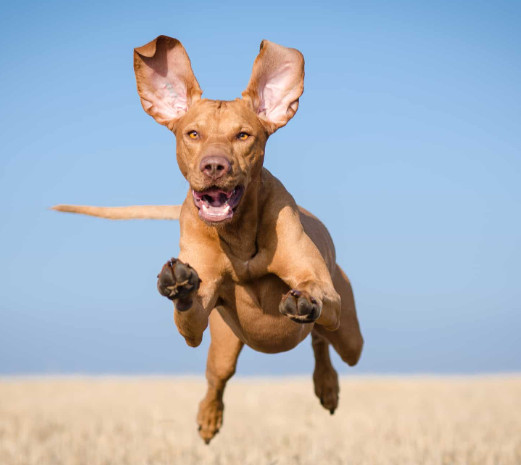
#> input picture code/dog.jpg, 521 x 465 px
$ python -i functions.py   (imports and definitions only)   (older library calls are emulated)
#> lines starting #> are read from the running program, lines starting #| are printed output that depends on the picture; after the words box and inside, x2 and y2 are one past the last pixel; in counts of white or black regions, pixels touching at a corner belong together
#> further down, picture is the input picture: shape (465, 521, 3); mean B, G, R 189.1, 178.1, 169.6
import cv2 as cv2
import numpy as np

# [7 lines left out: function image_resize_dimensions, not called in this run]

def image_threshold(image, threshold=127, adaptive=False, otsu=False, kernel_size=3):
#> called with threshold = 127, adaptive = False, otsu = False, kernel_size = 3
    if len(image.shape) == 3:
        image = cv2.cvtColor(image, cv2.COLOR_BGR2GRAY)
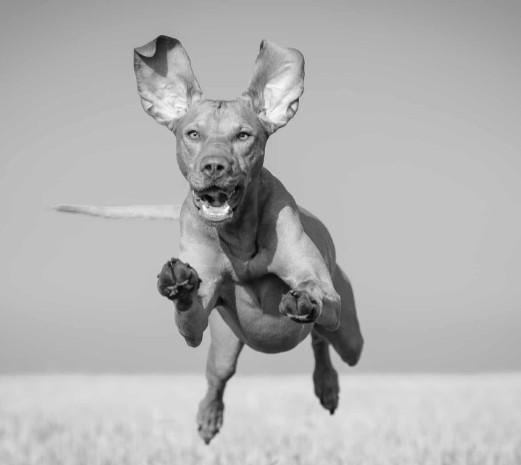
#> image: shape (465, 521); min 4, max 255, mean 176.8
    if adaptive:
        return cv2.adaptiveThreshold(image, 255, cv2.ADAPTIVE_THRESH_MEAN_C, cv2.THRESH_BINARY, kernel_size, 0)
    elif otsu:
        ret_val, image = cv2.threshold(image, threshold, 255, cv2.THRESH_BINARY_INV + cv2.THRESH_OTSU)
        return image
    else:
        ret_val, image = cv2.threshold(image, threshold, 255, cv2.THRESH_BINARY_INV)
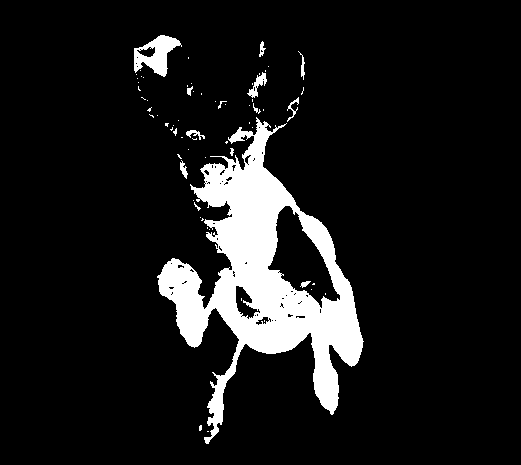
#> image: shape (465, 521); 10.1% white; 66 white regions (53 under 20 px), largest, box (x1, y1, x2, y2) and area: (157, 117, 364, 444) 22646, (134, 35, 182, 77) 989, (247, 72, 267, 98) 187
#> ret_val = 127
        return image


# [51 lines left out: functions image_sobel_gradient, image_canny_edges, image_kmean_segmentation, not called in this run]

>>> import cv2
>>> picture = cv2.imread('dog.jpg')
>>> result = image_threshold(picture)
